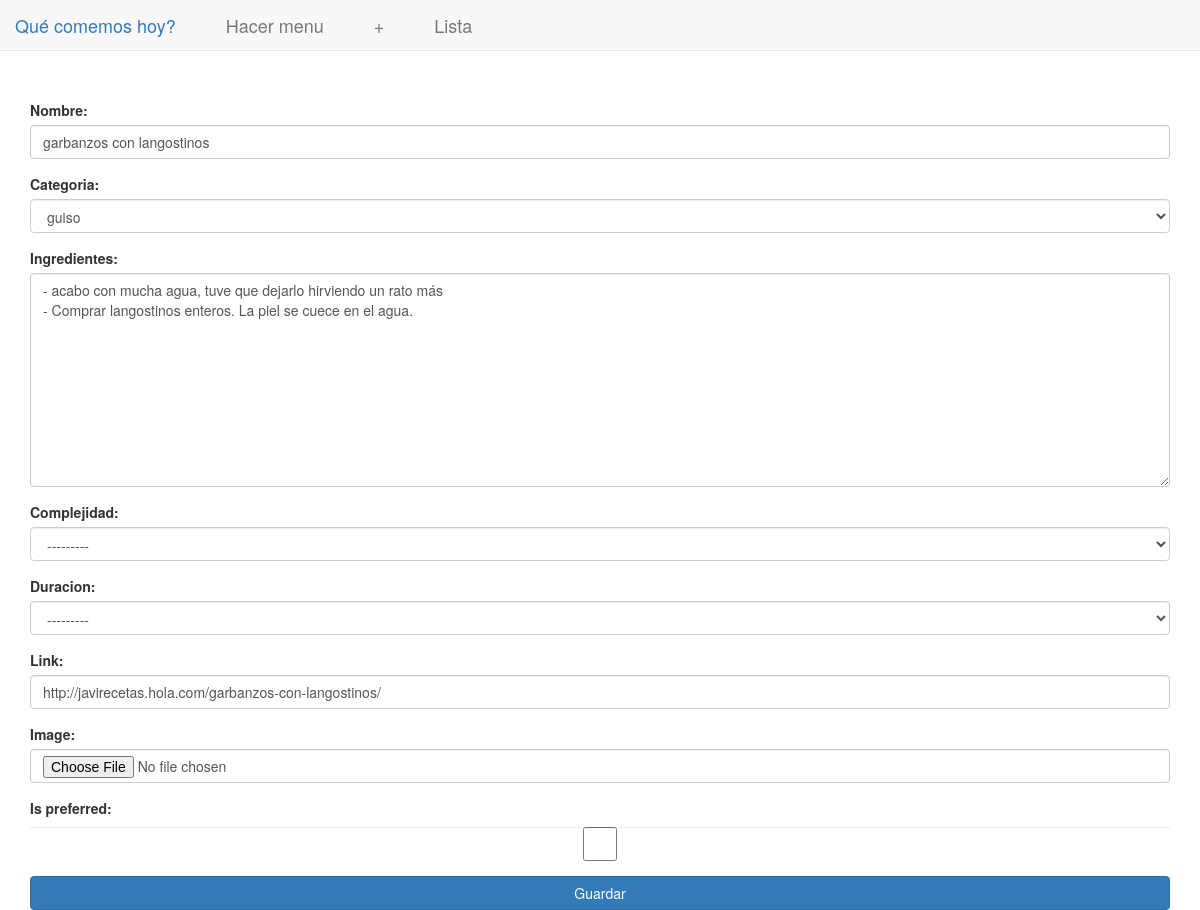
/app/modify/111, run on the app's committed database.
### app/models.py (models this page shows, shortened)
class Meal(models.Model):
    name = models.CharField(default="",max_length=264, unique=True)
    category = models.CharField(default="",max_length=264, choices=category_choices, blank = True)
    ingredients = models.TextField(blank = True)
    complexity = models.CharField(default="",max_length=264, choices=complexity_choices, blank = True)
    duration = models.CharField(default="",max_length=264, choices=duration_choices, blank = True)
    link = models.URLField(default="", blank = True)
    is_new = models.BooleanField(default=True, blank = True)
    image_name = models.CharField(default="",max_length=264, blank = True)
    image = models.ImageField(upload_to='images', blank = True)
    is_preferred = models.BooleanField(default=False, blank = True)

### app/views.py (the view, shortened to what this page needs)
# urls.py: path('modify/<id>',views.modify_meal,name='modify_meal'),
def modify_meal(request, id):
	meal = get_object_or_404(Meal, id=id)
	mealDetails = {
		'name': meal.name,
		'category':meal.category,
		'ingredients':meal.ingredients,
		'complexity':meal.complexity,
		'duration':meal.duration,
		'link':meal.link,
		'image_name':meal.image_name
	}
	form = MealForm(initial = mealDetails)
	return render(request,'app/modify_meal.html',{'form':form})

### app/forms.py
class MealForm(ModelForm):
	class Meta:
		model = Meal
		exclude = ['is_new','image_name']
		labels = {
		    'name' : 'Nombre',
		    'category' : 'Categoria',
		    'ingredients' : 'Ingredientes',
		    'complexity' : 'Complejidad',
		    'duration' : 'Duracion',
		    'link' : 'Link',
		}

### app/templatetags/myfilters.py (called while the page is built)
@register.filter(name='addclass')
def addclass(value, arg):
    return value.as_widget(attrs={'class': arg})

### templates/app/modify_meal.html (shortened to what this page needs)
<!DOCTYPE html>
{% extends "app/base.html" %}
{% load static %}
{% load myfilters %}
{% block body_block %}
<div class="container">
<div class="row">
<div class="content-boxes-v6">
<div class="col-md-12">
<form method="POST" enctype="multipart/form-data">
	{% for field in form %}
	    <div class="form-group">
	        {{ field.label_tag }} {{ field|addclass:'form-control' }}
	    </div>
	{% endfor %}
	<input type="submit" class="btn btn-primary btn-block" value="Guardar">
</form>
</div>
</div>
</div>
</div>
{% endblock %}

### static/app/css/custom.css (style rules this page uses)
.content-boxes-v6 { margin-top: 100px; margin-bottom: 100px; }

### data on the page
Meal: form "garbanzos con langostinos" "guiso" "- acabo con mucha agua, tuve que dejarlo hirviendo un rato más - Comprar langostinos enteros. La piel se cuece en el agua." "---------" "---------" "http://javirecetas.hola.com/garbanzos-con-langostinos/"

### other printed values
{{ field.label_tag }} "Nombre:" "Categoria:" "Ingredientes:" "Complejidad:" "Duracion:" "Link:" "Image:" "Is preferred:"
